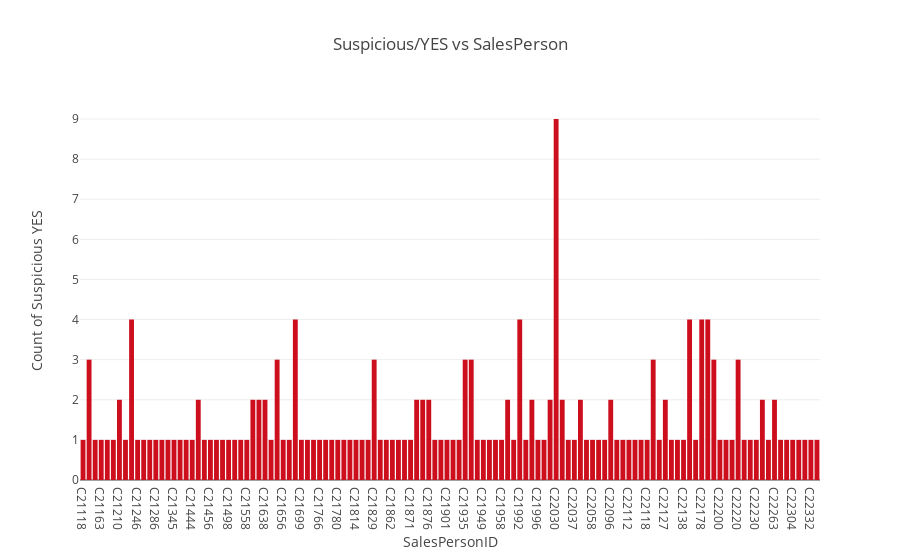

Notebook source saved alongside this figure:
### Code cell
data_plot = [go.Bar(x=d_S.index,
                          y=d_S.values.astype(float),
       marker=dict(
        color="#CC0E1D",# Lava (#CC0E1D)
#         color = 'rgb(200,0,0)'   `
    ))]
layout = go.Layout(title = "Suspicious/YES vs SalesPerson",xaxis=dict(title="SalesPersonID"),yaxis=dict(title="Count of Suspicious YES"))

fig = go.Figure(data= data_plot, layout=layout)
iplot(fig)

### Figure 1 — Plotly figure (JSON) as saved in the notebook; plotly's stock layout.template omitted (floating-point values rounded to 4 significant figures)
{"data": [{"marker": {"color": "#CC0E1D"}, "type": "bar", "uid": "f2d10846-4935-4ac4-91f8-cf924c73b81c", "x": ["C21118", "C21128", "C21151", "C21163", "C21186", "C21191", "C21210", "C21213", "C21220", "C21246", "C21256", "C21272", "C21286", "C21299", "C21332", "C21345", "C21395", "C21399", "C21444", "C21445", "C21453", "C21456", "C21462", "C21468", "C21498", "C21536", "C21553", "C21558", "C21579", "C21636", "C21638", "C21652", "C21654", "C21656", "C21659", "C21676", "C21699", "C21708", "C21757", "C21766", "C21769", "C21779", "C21780", "C21798", "C21808", "C21814", "C21818", "C21827", "C21829", "C21841", "C21853", "C21862", "C21866", "C21870", "C21871", "C21872", "C21875", "C21876", "C21893", "C21896", "C21901", "C21923", "C21925", "C21935", "C21938", "C21948", "C21949", "C21953", "C21955", "C21958", "C21967", "C21976", "C21992", "C21993", "C21994", "C21996", "C22027", "C22029", "C22030", "C22031", "C22032", "C22037", "C22041", "C22052", "C22058", "C22069", "C22076", "C22096", "C22098", "C22102", "C22112", "C22113", "C22114", "C22118", "C22122", "C22126", "C22127", "C22128", "C22129", "C22138", "C22168", "C22176", "C22178", "C22185", "C22195", "C22200", "C22203", "C22215", "C22220", "C22226", "C22228", "C22230", "C22242", "C22245", "C22263", "C22271", "C22293", "C22304", "C22310", "C22317", "C22332", "C22344"], "y": [1, 3, 1, 1, 1, 1, 2, 1, 4, 1, 1, 1, 1, 1, 1, 1, 1, 1, 1, 2, 1, 1, 1, 1, 1, 1, 1, 1, 2, 2, 2, 1, 3, 1, 1, 4, 1, 1, 1, 1, 1, 1, 1, 1, 1, 1, 1, 1, 3, 1, 1, 1, 1, 1, 1, 2, 2, 2, 1, 1, 1, 1, 1, 3, 3, 1, 1, 1, 1, 1, 2, 1, 4, 1, 2, 1, 1, 2, 9, 2, 1, 1, 2, 1, 1, 1, 1, 2, 1, 1, 1, 1, 1, 1, 3, 1, 2, 1, 1, 1, 4, 1, 4, 4, 3, 1, 1, 1, 3, 1, 1, 1, 2, 1, 2, 1, 1, 1, 1, 1, 1, 1]}], "layout": {"title": {"text": "Suspicious/YES vs SalesPerson"}, "xaxis": {"title": {"text": "SalesPersonID"}}, "yaxis": {"title": {"text": "Count of Suspicious YES"}}}}
